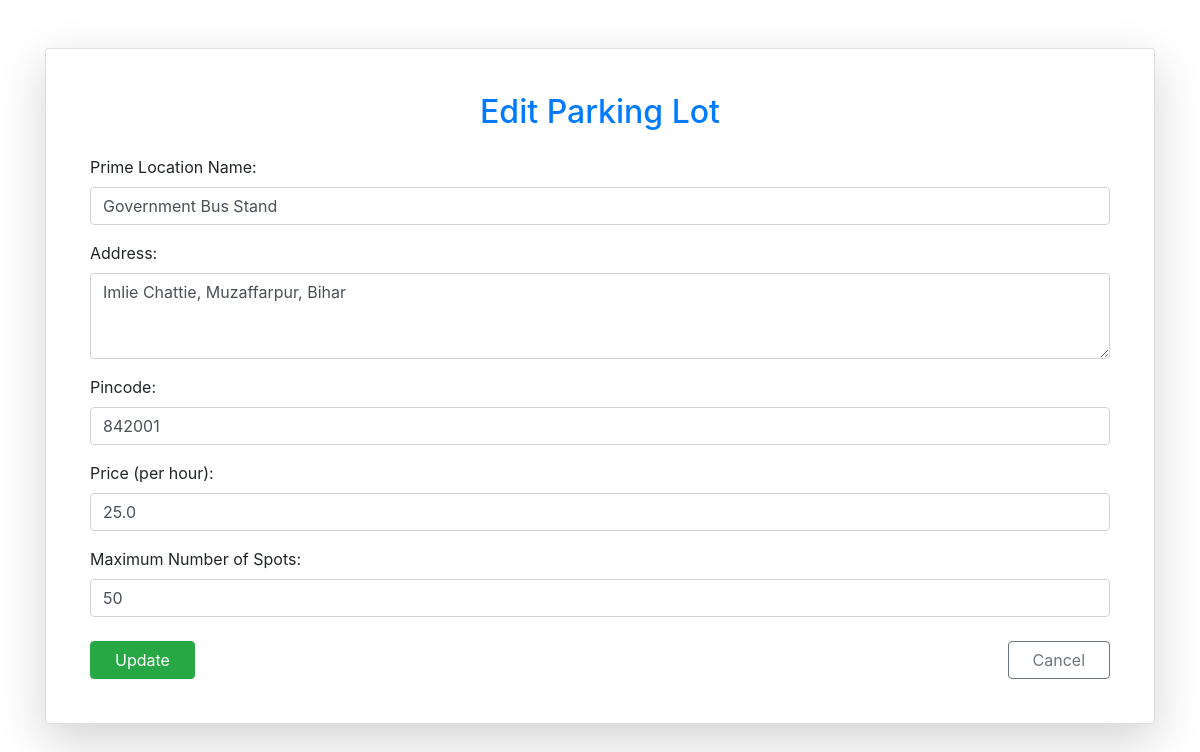
Before: /admin/parking_lot/3/update (signed in) with the older database file.
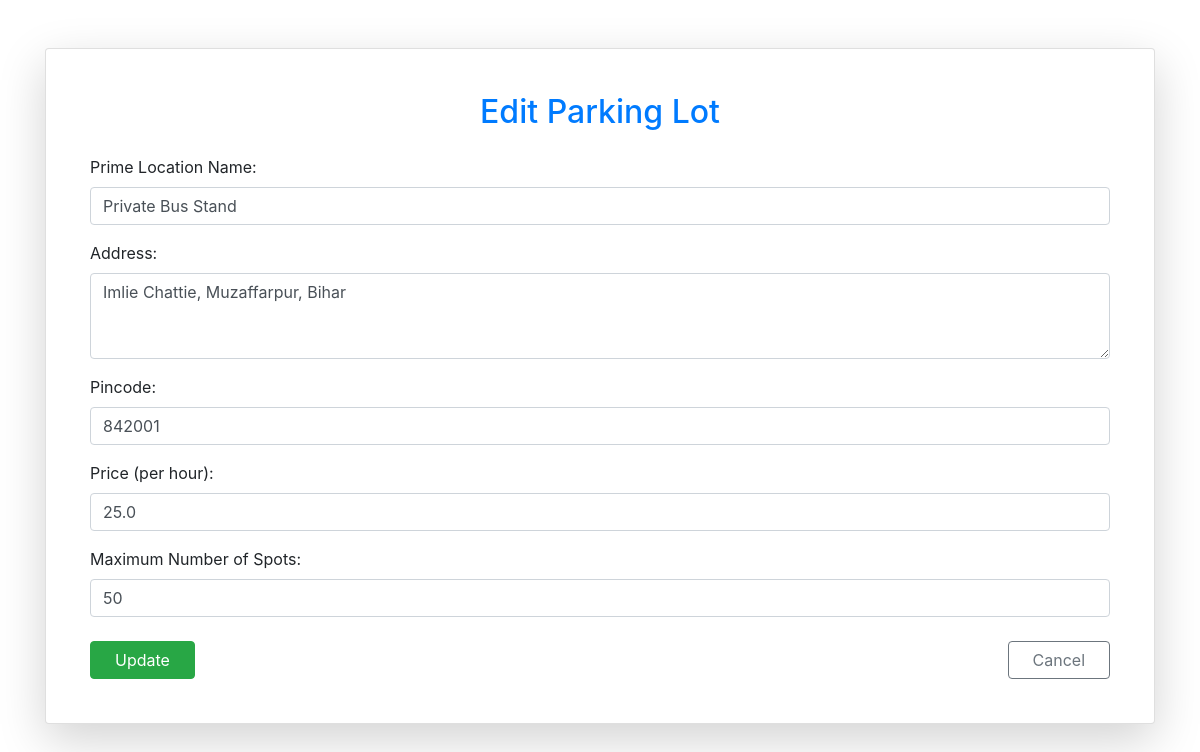
After: the same page with the newer database file.
### app.py (models this page shows)
class Parking_Lot(db.Model):
    __tablename__='parking_lot'
    id = db.Column(db.Integer, primary_key=True)
    prime_location_name = db.Column(db.String(200), nullable = False)
    price = db.Column(db.Float, nullable = False)
    address = db.Column(db.String(200), nullable = False)
    pincode = db.Column(db.Integer, nullable = False)
    maximum_no_of_spots = db.Column(db.Integer, nullable = False)
    spots = db.relationship('Parking_Spot', backref = 'parkinglot',lazy = True, cascade="all, delete-orphan")

### app.py (the view, shortened to what this page needs)
@app.route("/admin/parking_lot/<int:lot_id>/update", methods=["GET", "POST"])
@login_required
def update_parking_lot(lot_id):
    if not current_user.is_admin:
        flash("You are not allowed to update.")
        return redirect('login')
    lot = Parking_Lot.query.get(lot_id)
    return render_template('update_parking_lot.html', lot = lot)

### app.py (called while the page is built)
@login_manager.user_loader
def load_user(user_id):
    return User.query.get(int(user_id))

### templates/update_parking_lot.html (shortened to what this page needs)
{% extends "layout.html" %}
{% block content %}
<div class="container mt-5">
    <div class="card shadow-lg p-4 rounded-4">
        <div class="card-body">
            <h2 class="mb-4 text-center text-primary">Edit Parking Lot</h2>
            <form method="POST">
                <div class="mb-3">
                    <label for="location" class="form-label">Prime Location Name:</label>
                    <input type="text" class="form-control" id="location" name="location" value="{{ lot.prime_location_name }}" required>
                </div>
                <div class="mb-3">
                    <label for="address" class="form-label">Address:</label>
                    <textarea class="form-control" name="address" id="address" rows="3" required>{{ lot.address }}</textarea>
                </div>
                <div class="mb-3">
                    <label for="pincode" class="form-label">Pincode:</label>
                    <input type="number" class="form-control" id="pincode" name="pincode" value="{{ lot.pincode }}" required>
                </div>
                <div class="mb-3">
                    <label for="price" class="form-label">Price (per hour):</label>
                    <input type="number" class="form-control" id="price" name="price" value="{{ lot.price }}" required>
                </div>
                <div class="mb-4">
                    <label for="spots" class="form-label">Maximum Number of Spots:</label>
                    <input type="number" class="form-control" id="spots" name="spots" value="{{ lot.maximum_no_of_spots }}" required>
                </div>
                <div class="d-flex justify-content-between">
                    <button type="submit" class="btn btn-success px-4">Update</button>
                    <a href="/admin/dashboard" class="btn btn-outline-secondary px-4">Cancel</a>
                </div>
            </form>
        </div>
    </div>
</div>
{% endblock %}

Changed rows visible on the page:
changed Parking_Lot "Imlie Chattie, Muzaffarpur, Bihar": location "Government Bus Stand" → "Private Bus Stand"
